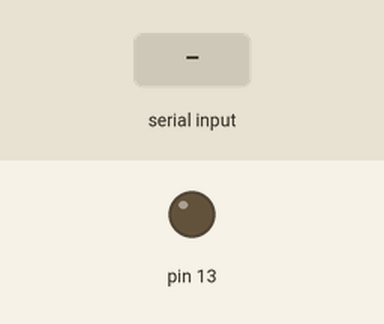
Bench run of a sketch on a simulated Arduino Uno, built with avr-gcc and run on an emulated ATmega328P. Parts: output pins drawn as LEDs (lit = HIGH). The test bench sets the inputs (shaded band).

Above: at 1.2 s.
1.3 s: "30,150\n" received over Serial
2.8 s: "1\n" received over Serial
At 3.3 s:
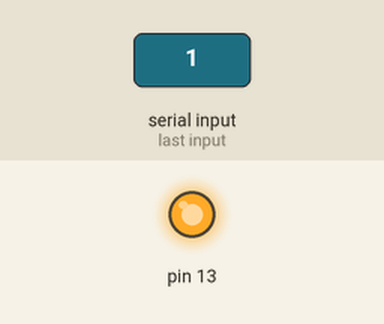
4.3 s: "90,45\n" received over Serial
At 5.7 s:
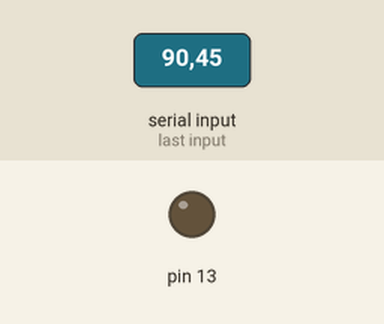
Timing chart, 0 to 7.3 s (numbered marks = the images above; inputs shaded):
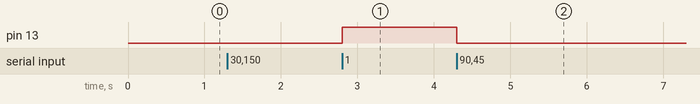

The sketch:

23.ino
```cpp
int pomocna;
//char pomocna;

#define sviti HIGH
#define nesviti LOW
void setup(){
	Serial.begin(9600);
	pinMode(13,OUTPUT);
}
void loop(){
	if (Serial.available()>0){
		pomocna=Serial.read() - 48;
		if(pomocna == 1){
			// rozsvitit
			digitalWrite(13, sviti);
		}
		else if(pomocna == 0){
			// zhasnout
			digitalWrite(13, nesviti);
		}
	}
}
```

Measured:
- after the input at 2.8 s, pin 13: LOW → HIGH at once
- after the input at 4.3 s, pin 13: HIGH → LOW at once
